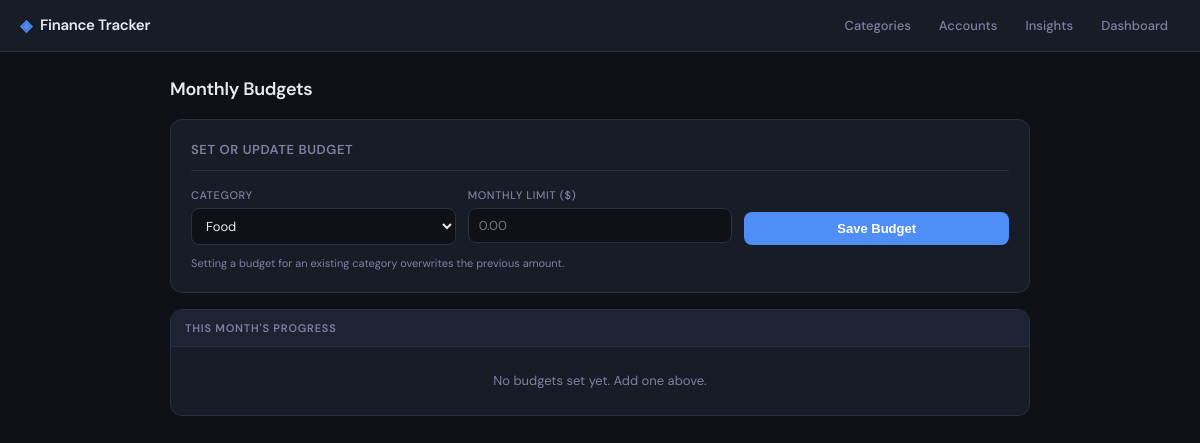
The page /budgets on the database as committed earlier.
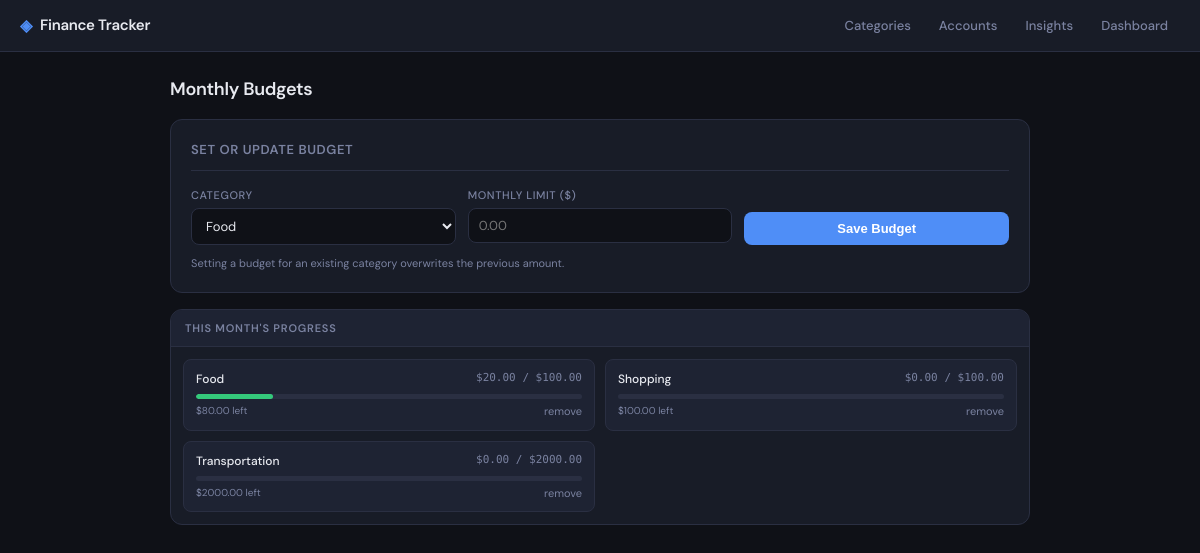
The same page on the database as committed later.
### app.py (models this page shows)
class Budget(db.Model):
    id = db.Column(db.Integer, primary_key=True)
    category = db.Column(db.String(50), unique=True, nullable=False)
    amount = db.Column(db.Float, nullable=False)

### app.py (the view, shortened to what this page needs)
@app.route("/budgets", methods=["GET", "POST"])
def manage_budgets():
    today = date.today()
    return render_template(
        "budgets.html",
        budgets=get_budgets_with_progress(today.year, today.month),
        categories=get_categories("expense"),
    )

### app.py (called while the page is built)
def get_categories(kind):
    return [c.name for c in Category.query.filter_by(kind=kind).order_by(Category.name).all()]

def get_month_spending(year, month):
    total = 0
    by_category = {}
    for e in Expense.query.all():
        d = datetime.strptime(e.date, "%Y-%m-%d")
        if d.year == year and d.month == month:
            amt = e.your_share if e.is_split else e.amount
            total += amt
            by_category[e.category] = by_category.get(e.category, 0) + amt
    return total, by_category

### templates/budgets.html (shortened to what this page needs)
<!doctype html>
<html lang="en">
<head>
  <link rel="stylesheet" href="{{ url_for('static', filename='style.css') }}">
</head>
<body>
<header class="topbar">
  <div class="topbar-brand">Finance Tracker</div>
  <nav class="topbar-nav">
    <a href="/categories">Categories</a>
    <a href="/accounts">Accounts</a>
    <a href="/insights">Insights</a>
    <a href="/">Dashboard</a>
  </nav>
</header>
<div class="page-wrap">
  <div class="page-header">
    <div class="page-title">Monthly Budgets</div>
  </div>
  <div class="standalone-card">
    <h2>Set or Update Budget</h2>
    <form method="post" action="/budgets">
      <div class="form-grid-3">
        <div class="standalone-field">
          <label>Category</label>
          <select name="category" required>
            {% for c in categories %}<option>{{ c }}</option>{% endfor %}
          </select>
        </div>
        <div class="standalone-field">
          <label>Monthly Limit ($)</label>
          <input type="number" name="amount" min="0" step="0.01" placeholder="0.00" required>
        </div>
        <div class="standalone-field" style="justify-content:flex-end;">
          <button type="submit" class="btn-save">Save Budget</button>
        </div>
      </div>
    </form>
    <p style="font-size:11px; color:var(--muted); margin-top:10px;">Setting a budget for an existing category overwrites the previous amount.</p>
  </div>
  <div class="standalone-card" style="padding:0; overflow:hidden;">
    <div class="card-header">
      <span class="card-title">This Month's Progress</span>
    </div>
    {% if budgets %}
    <div class="budget-grid">
      {% for b in budgets %}
        <div class="budget-item">
          <div class="budget-top">
            <span class="budget-name">{{ b.category }}</span>
            <span class="budget-nums">${{ "%.2f"|format(b.spent) }} / ${{ "%.2f"|format(b.amount) }}</span>
          </div>
          <div class="budget-track">
            <div class="budget-fill {{ b.status[0] }}" style="width:{{ b.pct }}%"></div>
          </div>
          <div class="budget-pct" style="display:flex; justify-content:space-between;">
            <span>
              {% if b.status == "red" %}<span style="color:var(--red)">Over ${{ "%.2f"|format(-b.remaining) }}</span>
              {% else %}<span style="color:var(--muted)">${{ "%.2f"|format(b.remaining) }} left</span>{% endif %}
            </span>
            <a href="/budgets/delete/{{ b.id }}" class="act del" style="font-size:11px;">remove</a>
          </div>
        </div>
      {% endfor %}
    </div>
    {% else %}
    <div class="empty">No budgets set yet. Add one above.</div>
    {% endif %}
  </div>
</div>
</body>
</html>

Rows that differ between the two databases and show on the page:
added Budget: category "Food", spent "20.00", amount "100.00", {{ b.pct }} 20.0 (drawn), remaining "80.00"
added Budget: category "Shopping", spent "0.00", amount "100.00", remaining "100.00"
added Budget: category "Transportation", spent "0.00", amount "2000.00", remaining "2000.00"
Other text that changed with them:
text no longer shown: "No budgets set yet. Add one above."
